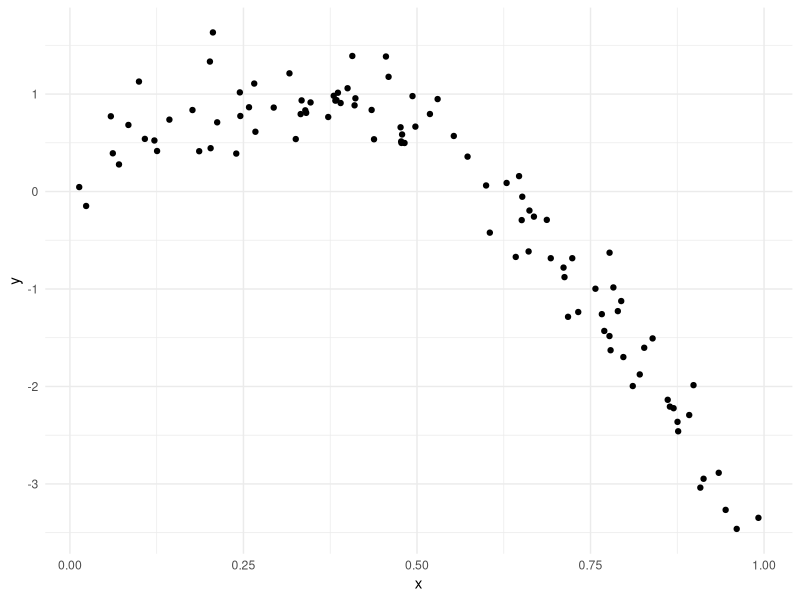
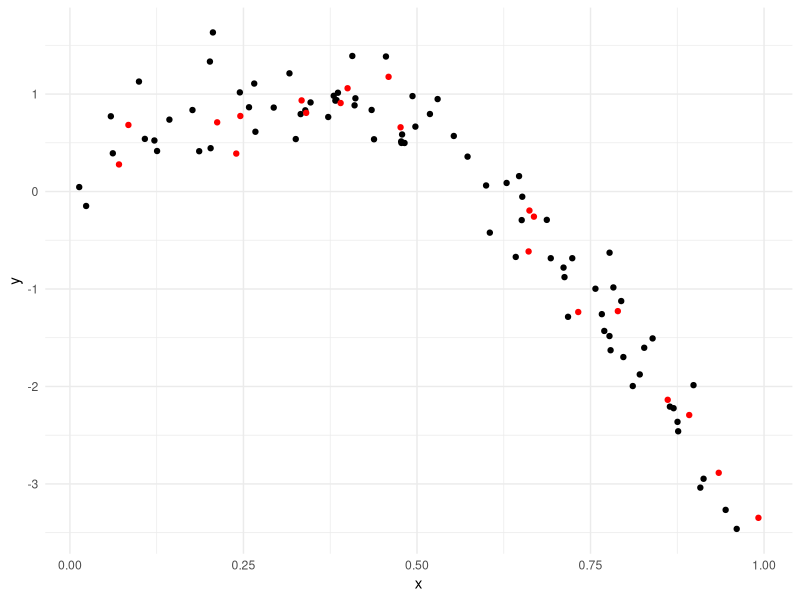
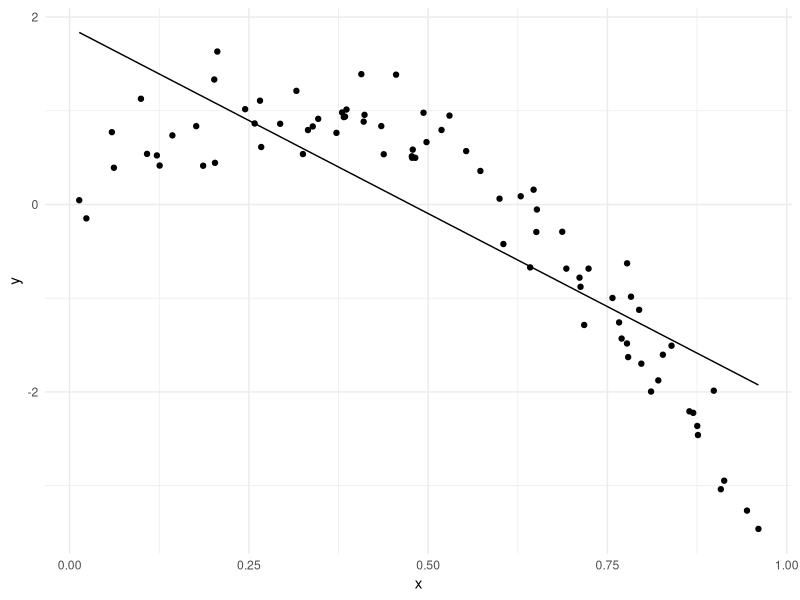
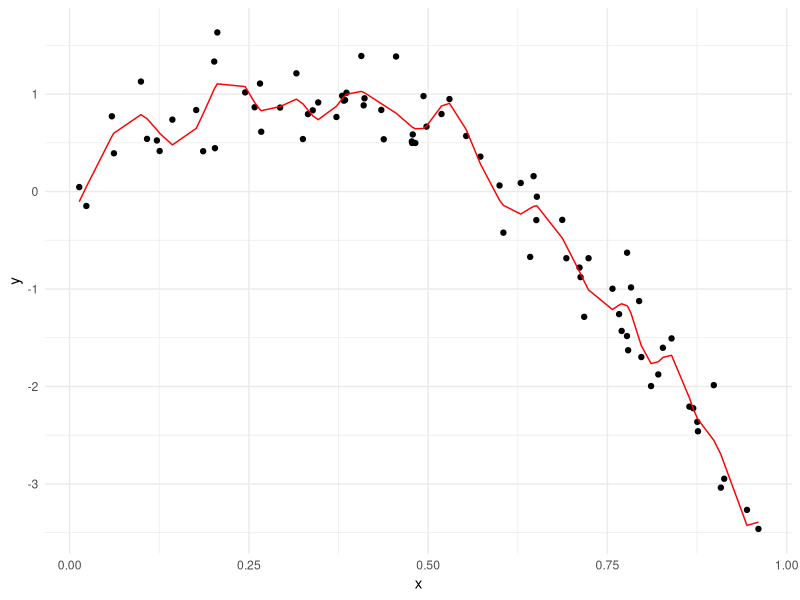
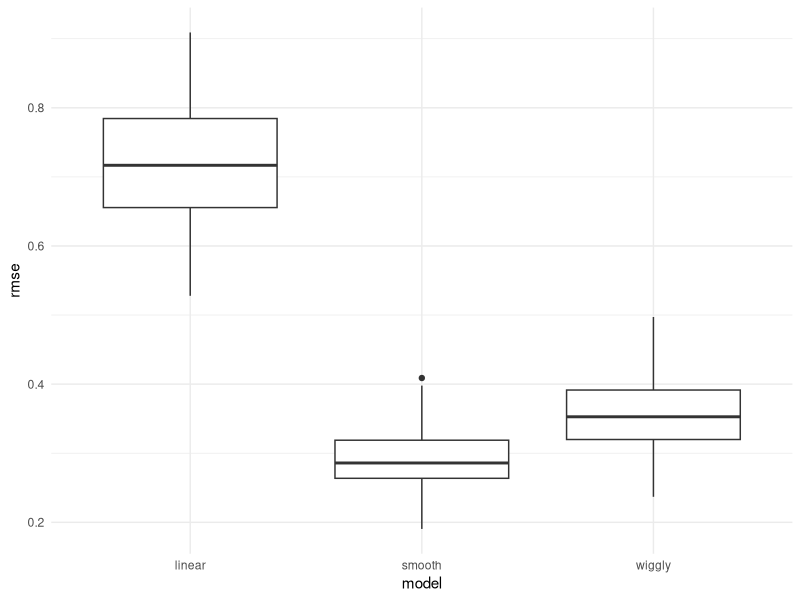

Write R code to recreate these figures, in order.
## ---- chunk 1
library(tidyverse)
library(viridis)
library(modelr)
library(mgcv)


knitr::opts_chunk$set(
	echo = TRUE,
	warning = FALSE,
	fig.width = 8, 
  fig.height = 6,
  out.width = "90%"
)
options(
  ggplot2.continuous.colour = "viridis",
  ggplot2.continuous.fill = "viridis"
)
scale_colour_discrete = scale_colour_viridis_d
scale_fill_discrete = scale_fill_viridis_d
theme_set(theme_minimal() + theme(legend.position = "bottom"))
## ---- chunk 2
set.seed(1)


nonlin_df = 
  tibble(
    id = 1:100,
    x = runif(100, 0, 1),
    y = 1 - 10 * (x - .3) ^ 2 + rnorm(100, 0, .3)
  )

nonlin_df %>% 
  ggplot(aes(x = x, y = y)) + 
  geom_point()

## ---- chunk 3
train_df = sample_n(nonlin_df, 80)
test_df = anti_join(nonlin_df, train_df, by = "id")

ggplot(train_df, aes(x = x, y = y)) + 
  geom_point() + 
  geom_point(data = test_df, color = "red")
## ---- chunk 4
linear_mod = lm(y ~ x, data = train_df)
smooth_mod = mgcv::gam(y ~ s(x), data = train_df)
wiggly_mod = mgcv::gam(y ~ s(x, k = 30), sp = 10e-6, data = train_df)
## ---- chunk 5
train_df %>% 
  add_predictions(linear_mod) %>% 
  ggplot(aes(x = x, y = y)) +
  geom_point() +
  geom_line(aes(y = pred))
## ---- chunk 6
train_df %>% 
  add_predictions(wiggly_mod) %>% 
  ggplot(aes(x = x, y = y)) + geom_point() + 
  geom_line(aes(y = pred), color = "red")
## ---- chunk 7
rmse(linear_mod, test_df)
rmse(smooth_mod, test_df)
rmse(wiggly_mod, test_df)
## ---- chunk 8
cv_df = 
  crossv_mc(nonlin_df, 100, test = .2) %>% 
  mutate(
    train = map(train, as_tibble),
    test = map(test, as_tibble)
  )
## ---- chunk 9
cv_df =
  cv_df %>% 
  mutate(
    linear_mod = map(.x = train, ~lm(y ~ x, data = .x)),
    smooth_mod = map(.x = train, ~gam(y ~ s(x), data = .x)), 
    wiggly_mod = map(.x = train, ~gam(y ~ s(x, k = 30), sp = 10e-6, data = .x))
  ) %>% 
  mutate(
    rmse_linear = map2_dbl(.x = linear_mod, .y = test, ~rmse(model = .x, data = .y)),
    rmse_smooth = map2_dbl(.x = smooth_mod, .y = test, ~rmse(model = .x, data = .y)),
    rmse_wiggly = map2_dbl(.x = wiggly_mod, .y = test, ~rmse(model = .x, data = .y))
  )

## ---- chunk 10
cv_df %>% 
  select(.id, starts_with("rmse")) %>% 
  pivot_longer(
    rmse_linear:rmse_wiggly,
    names_to = "model", 
    values_to = "rmse",
    names_prefix = "rmse_"
  ) %>% 
  ggplot(aes(x = model, y = rmse)) + 
  geom_boxplot()
## ---- chunk 11

